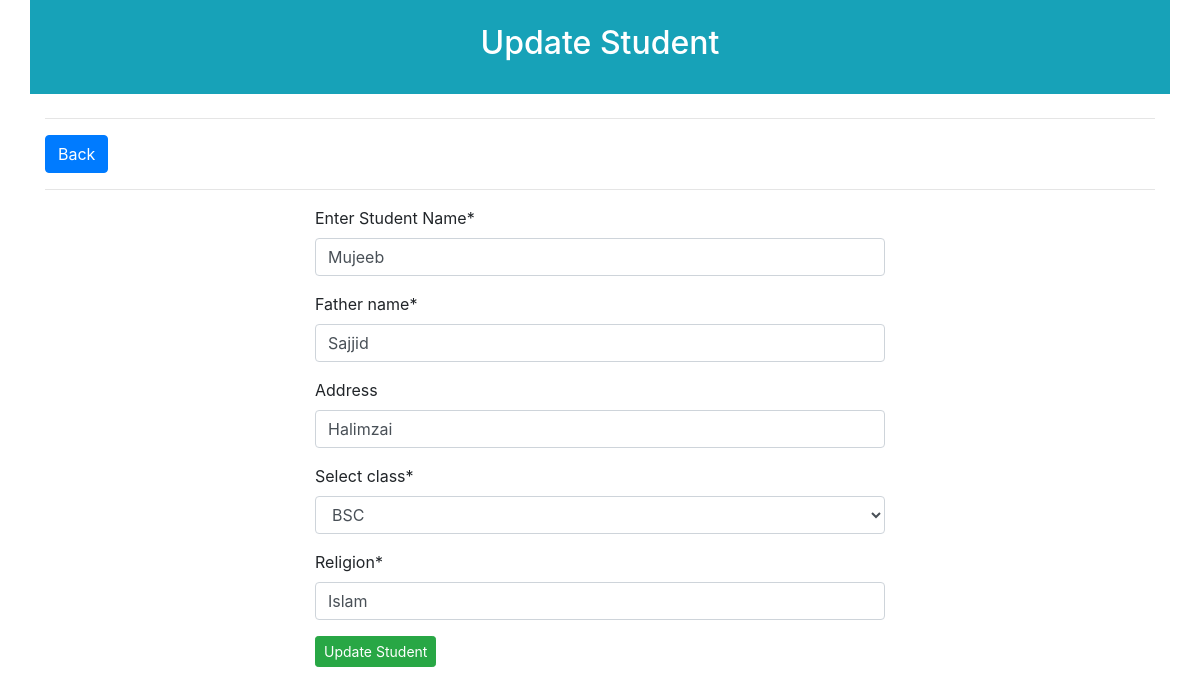
Page /student/student_update/22/ on the committed database.
### student/models.py (models this page shows, shortened)
class Add_student(models.Model):
	student_name = models.CharField(max_length=120)
	father_name = models.CharField(max_length=120)
	address = models.CharField(max_length=120, null=True, blank=True)
	select_class = models.ForeignKey(Add_class, on_delete=models.CASCADE)
	religion = models.CharField(max_length=1200)

### student/views.py (the view, shortened to what this page needs)
# urls.py: path('student_update/<str:pk>/', views.student_update, name='student_update'),
def student_update(request, pk):
	get_student = Add_student.objects.get(id=pk)
	student_form = StudentForm(instance=get_student)
	data = {'student_form': student_form}
	return render(request, 'student_update.html', data)

### student/forms.py
class StudentForm(forms.ModelForm):
	class Meta:
		model = Add_student
		fields = '__all__'
		labels = {
			'student_name' : 'Enter Student Name',
		}
		widgets = {
            'student_name' :  forms.TextInput(attrs={'placeholder': 'Enter Student Name'}),
            'father_name' :  forms.TextInput(attrs={'placeholder': 'Enter Father Name'}),
		}

### class_app/models.py (called while the page is built)
	def __str__(self):
		return self.class_name

### templates/student_update.html (shortened to what this page needs)
{% extends 'links.html' %}
{% load crispy_forms_tags %}
{% load static %}
{% block content %}
	<div class="container p-4 bg-info text-white text-center">
		<h2>Update Student</h2>
	</div>
	<div class="container mt-4">
		<hr>
		<a href="{% url 'student_list' %}" class="btn btn-primary">Back</a>
		<hr>
	</div>
	<div class="container" style="width: 50%;">
		<form action="" method="post">
			<div class="row">
				<div class="col-sm-12">
					{{ student_form.student_name | as_crispy_field }}
				</div>
				<div class="col-sm-12">
					{{ student_form.father_name | as_crispy_field }}
				</div>
				<div class="col-sm-12">
					{{ student_form.address | as_crispy_field }}
				</div>
				<div class="col-sm-12">
					{{ student_form.select_class | as_crispy_field }}
				</div>
				<div class="col-sm-12">
					{{ student_form.religion | as_crispy_field }}
				</div>
			</div>
			<button type="submit" class="btn btn-success btn-sm">Update Student</button>
		</form>
	</div>
	<br>
	<br>
</body>
{% endblock %}

### rows in the picture
Add_student: student_name "Mujeeb", father_name "Sajjid", address "Halimzai", select_class "BSC", religion "Islam"
